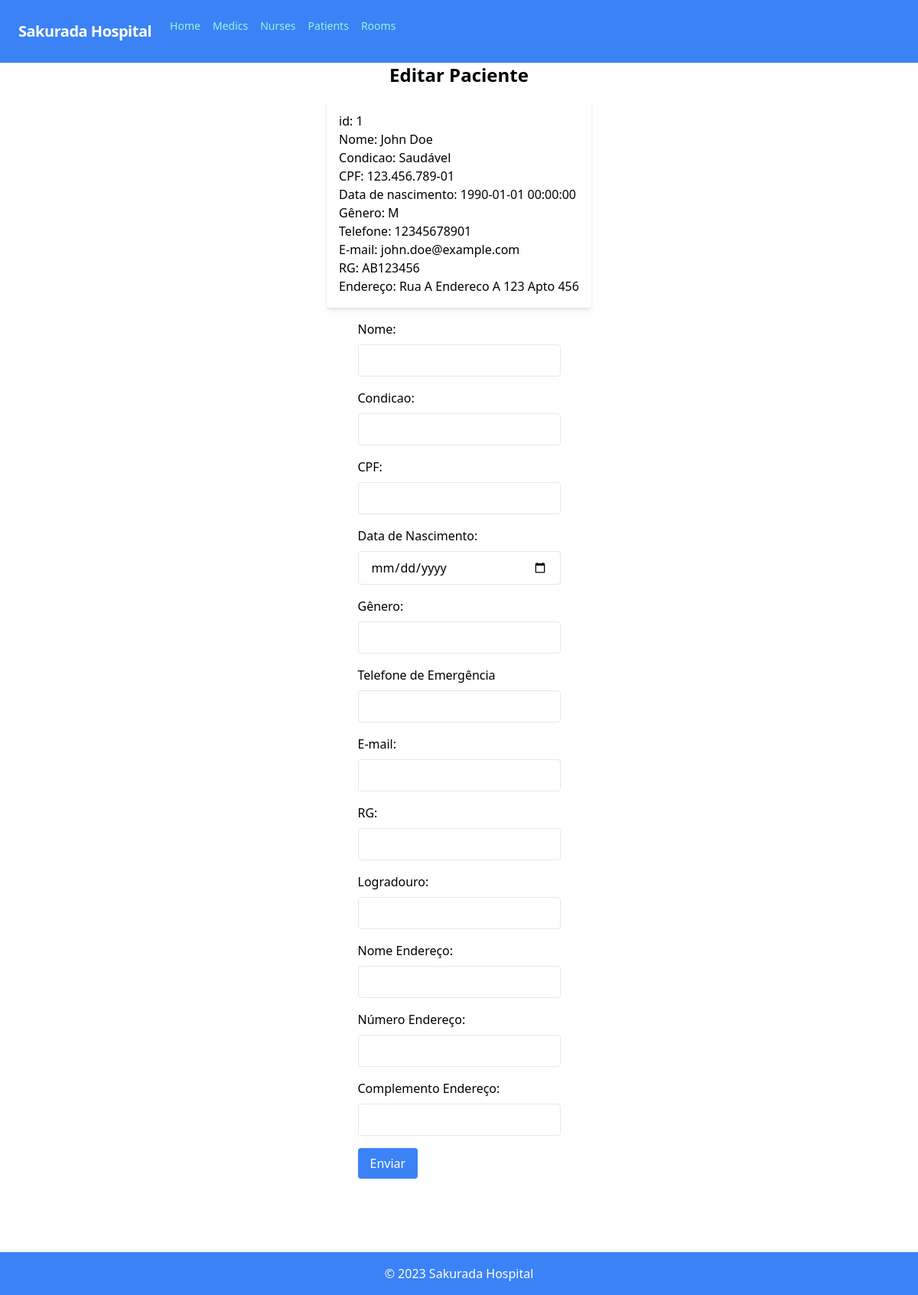
Screenshot of /patient/paciente_edit.php?ID_Paciente=1 with the database file from the repository.
### tables this page shows
CREATE TABLE Paciente (
  ID_Paciente INT PRIMARY KEY AUTO_INCREMENT,
  Data_Nascimento_Paciente TIMESTAMP,
  Condicao_Paciente VARCHAR(20),
  Telefone_Emergencia_Paciente VARCHAR(11),
  Logradouro_Paciente VARCHAR(100),
  Nome_Endereco_Paciente VARCHAR(100),
  Numero_Endereco_Paciente INT,
  Complemento_Endereco_Paciente VARCHAR(100),
  CPF_Paciente VARCHAR(14),
  RG_Paciente VARCHAR(12),
  Nome_Paciente VARCHAR(100),
  Genero_Paciente CHAR,
  E_mail_Paciente VARCHAR(100)
);

### patient/paciente_edit.php (the view, shortened to what this page needs)
<html>
    <head>
        <link href="https://cdn.jsdelivr.net/npm/tailwindcss@2.2.19/dist/tailwind.min.css" rel="stylesheet">
        <?php
        include("../connection.php");
        include("../components/nav.php");
        ?>
    </head>
    <body>
        <div class="flex justify-center">
            <div>
                <h1 class="text-2xl font-bold mb-4">Editar Paciente</h1>
            </div>
        </div>
    <?php
        $id = $_GET["ID_Paciente"];
        $sql = "SELECT * FROM Paciente WHERE ID_Paciente = $id";
        $result = $conn->query($sql);
        if ($result->num_rows > 0) {
            echo '<div class="flex justify-center">';
            echo '<div class="max-w-md">';
            while($row = $result->fetch_assoc()) {
                echo '<div class="bg-white shadow-md rounded p-4 mb-4">';
                echo "id: $id<br>";
                echo "Nome: {$row['Nome_Paciente']}<br>";
                echo "Condicao: {$row['Condicao_Paciente']}<br>";
                echo "CPF: {$row['CPF_Paciente']}<br>";
                echo "Data de nascimento: {$row['Data_Nascimento_Paciente']}<br>";
                echo "Gênero: {$row['Genero_Paciente']}<br>";
                echo "Telefone: {$row['Telefone_Emergencia_Paciente']}<br>";
                echo "E-mail: {$row['E_mail_Paciente']}<br>";
                echo "RG: {$row['RG_Paciente']}<br>";
                echo "Endereço: ". $row['Logradouro_Paciente']." ".$row['Nome_Endereco_Paciente']." ".$row['Numero_Endereco_Paciente']." ".$row['Complemento_Endereco_Paciente'];
                echo '</div>';
            }
            echo '</div>';
            echo '</div>';
        }
    ?>
    <div class="grid justify-center">
    <form name="form1" id="form1" method="post" action="./paciente_edit_php.php" class="max-w-md mx-auto">
        <div class="mb-4">
            <label for="txtNome" class="block mb-2">Nome:</label>
            <input type="text" name="txtNome" id="txtNome" value="<?php ?>" class="w-full px-4 py-2 border rounded">
        </div>
        <div class="mb-4">
            <label for="txtCondicao" class="block mb-2">Condicao:</label>
            <input type="text" name="txtCondicao" id="txtCondicao" value="<?php ?>" class="w-full px-4 py-2 border rounded">
        </div>
        <div class="mb-4">
            <label for="txtCpf" class="block mb-2">CPF:</label>
            <input type="text" name="txtCpf" id="txtCpf" value="<?php ?>" class="w-full px-4 py-2 border rounded">
        </div>
        <div class="mb-4">
            <label for="dtNascimento" class="block mb-2">Data de Nascimento:</label>
            <input type="date" name="dtNascimento" id="dtNascimento" value="<?php ?>" class="w-full px-4 py-2 border rounded">
        </div>
        <div class="mb-4">
            <label for="txtGenero" class="block mb-2">Gênero:</label>
            <input type="text" name="txtGenero" id="txtGenero" value="<?php ?>" class="w-full px-4 py-2 border rounded">
        </div>
        <div class="mb-4">
            <label for="telTelefone" class="block mb-2">Telefone de Emergência</label>
            <input type="tel" name="telTelefone" id="telTelefone" value="<?php ?>" class="w-full px-4 py-2 border rounded">
        </div>
        <div class="mb-4">
            <label for="email" class="block mb-2">E-mail:</label>
            <input type="text" name="email" id="email" value="<?php ?>" class="w-full px-4 py-2 border rounded">
        </div>
        <div class="mb-4">
            <label for="txtRg" class="block mb-2">RG:</label>
            <input type="text" name="txtRg" id="txtRg" value="<?php ?>" class="w-full px-4 py-2 border rounded">
        </div>
        <div class="mb-4">
            <label for="txtLogradouro" class="block mb-2">Logradouro:</label>
            <input type="text" name="txtLogradouro" id="txtLogradouro" value="<?php ?>" class="w-full px-4 py-2 border rounded">
        </div>
        <div class="mb-4">
            <label for="txtNomeEndereco" class="block mb-2">Nome Endereço:</label>
            <input type="text" name="txtNomeEndereco" id="txtNomeEndereco" value="<?php ?>" class="w-full px-4 py-2 border rounded">
        </div>
        <div class="mb-4">
            <label for="txtNumeroEndereco" class="block mb-2">Número Endereço:</label>
            <input type="text" name="txtNumeroEndereco" id="txtNumeroEndereco" value="<?php ?>" class="w-full px-4 py-2 border rounded">
        </div>
        <div class="mb-4">
            <label for="txtComplementoEndereco" class="block mb-2">Complemento Endereço:</label>
            <input type="text" name="txtComplementoEndereco" id="txtComplementoEndereco" value="<?php ?>" class="w-full px-4 py-2 border rounded">
        </div>
        <input type="submit" value="Enviar" class="px-4 py-2 bg-blue-500 text-white rounded">
    </div>
    </body>
    <?php
        include("../components/footer.php");
    ?>
</html>

### rows the page displays
paciente: Nome_Paciente "John Doe", Condicao_Paciente "Saudável", CPF_Paciente "123.456.789-01", Data_Nascimento_Paciente "1990-01-01 00:00:00", Genero_Paciente "M", Telefone_Emergencia_Paciente "12345678901", E_mail_Paciente "john.doe@example.com", RG_Paciente "AB123456", Logradouro_Paciente "Rua A", Nome_Endereco_Paciente "Endereco A", Numero_Endereco_Paciente "123", Complemento_Endereco_Paciente "Apto 456"
